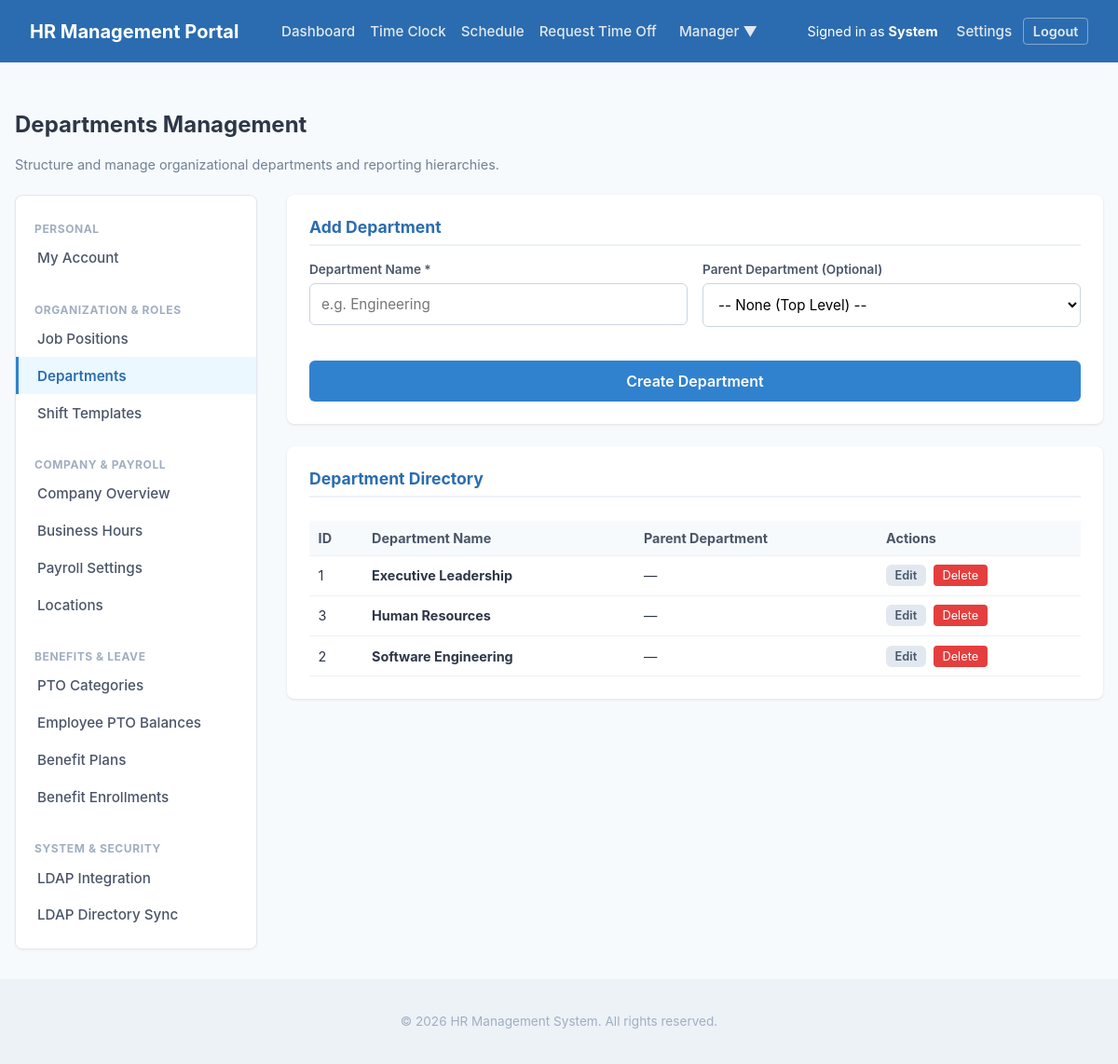
The app's page /public/departments.php (signed in) with its own data.
### tables this page shows
CREATE TABLE `departments` (
  `department_id` int(10) unsigned NOT NULL AUTO_INCREMENT,
  `department_name` varchar(100) NOT NULL,
  `parent_department_id` int(10) unsigned DEFAULT NULL,
  `location_id` int(10) unsigned DEFAULT NULL,
  `created_at` timestamp NOT NULL DEFAULT current_timestamp(),
  `updated_at` timestamp NOT NULL DEFAULT current_timestamp() ON UPDATE current_timestamp(),
  PRIMARY KEY (`department_id`),
  KEY `fk_dept_parent` (`parent_department_id`),
  KEY `fk_dept_location` (`location_id`),
  CONSTRAINT `fk_dept_location` FOREIGN KEY (`location_id`) REFERENCES `locations` (`location_id`) ON DELETE SET NULL,
  CONSTRAINT `fk_dept_parent` FOREIGN KEY (`parent_department_id`) REFERENCES `departments` (`department_id`) ON DELETE SET NULL
);

### public/departments.php (the view, shortened to what this page needs)
<?php
require_once __DIR__ . '/../includes/auth.php';
$editDept = null;
$departments = $pdo->query('
    SELECT d.*, p.department_name AS parent_name
    FROM departments d
    LEFT JOIN departments p ON d.parent_department_id = p.department_id
    ORDER BY d.department_name ASC
')->fetchAll();
require_once __DIR__ . '/../includes/header.php';
?>
<div class="container">
    <div class="directory-header">
        <div>
            <h2>Departments Management</h2>
            <p class="subtitle">Structure and manage organizational departments and reporting hierarchies.</p>
        </div>
    </div>
    <div style="display: flex; gap: 2rem; align-items: flex-start; margin-top: 1rem; width: 100%;">
        <div style="width: 260px; min-width: 260px; flex-shrink: 0;">
            <?php require_once __DIR__ . '/../includes/settings_sidebar.php'; ?>
        </div>
        <div style="flex: 1 1 auto; min-width: 0;">
            <div class="card" style="margin-bottom: 1.5rem;">
                <h3 style="margin-top: 0; color: #2b6cb0;"><?= $editDept ? 'Edit Department' : 'Add Department' ?></h3>
                <form method="POST" action="departments.php">
                    <div class="form-row">
                        <div class="form-group">
                            <label for="department_name">Department Name *</label>
                            <input type="text" id="department_name" name="department_name" required value="<?= htmlspecialchars($editDept['department_name'] ?? '') ?>" placeholder="e.g. Engineering">
                        </div>
                        <div class="form-group">
                            <label for="parent_department_id">Parent Department (Optional)</label>
                            <select id="parent_department_id" name="parent_department_id">
                                <option value="">-- None (Top Level) --</option>
                            </select>
                        </div>
                    </div>
                    <div style="display: flex; gap: 0.5rem; margin-top: 1rem;">
                        <button type="submit" class="btn-submit"><?= $editDept ? 'Save Changes' : 'Create Department' ?></button>
                    </div>
                </form>
            </div>
            <div class="card">
                <h3 style="margin-top: 0; color: #2b6cb0;">Department Directory</h3>
                <div class="table-responsive">
                    <table class="table">
                        <thead>
                            <tr>
                                <th>ID</th>
                                <th>Department Name</th>
                                <th>Parent Department</th>
                                <th>Actions</th>
                            </tr>
                        </thead>
                        <tbody>
                            <?php if (!empty($departments)): ?>
                                <?php foreach ($departments as $dept): ?>
                                    <tr>
                                        <td><?= $dept['department_id'] ?></td>
                                        <td><strong><?= htmlspecialchars($dept['department_name']) ?></strong></td>
                                        <td><?= htmlspecialchars($dept['parent_name'] ?? '—') ?></td>
                                        <td>
                                            <div style="display: flex; gap: 0.5rem; align-items: center;">
                                                <a href="departments.php?edit_id=<?= $dept['department_id'] ?>" class="btn-reset" style="font-size: 0.8rem; padding: 0.25rem 0.6rem; text-decoration: none;">Edit</a>
                                                <form method="POST" action="departments.php" onsubmit="return confirm('Are you sure you want to delete this department?');" style="margin: 0;">
                                                    <button type="submit" style="background: #e53e3e; color: white; border: none; padding: 0.25rem 0.6rem; border-radius: 4px; font-size: 0.8rem; cursor: pointer;">Delete</button>
                                                </form>
                                            </div>
                                        </td>
                                    </tr>
                                <?php endforeach; ?>
                            <?php else: ?>
                                <tr>
                                    <td colspan="4" style="text-align: center; color: #a0aec0;">No departments configured yet.</td>
                                </tr>
                            <?php endif; ?>
                        </tbody>
                    </table>
                </div>
            </div>
        </div>
    </div>
</div>
<?php require_once __DIR__ . '/../includes/footer.php'; ?>

### public/css/style.css (style rules this page uses)
* { box-sizing: border-box; font-family: -apple-system, BlinkMacSystemFont, "Segoe UI", Roboto, sans-serif; }
body { background-color: #f7fafc; margin: 0; padding: 0; color: #2d3748; display: flex; flex-direction: column; min-height: 100vh; }
.container { max-width: 1200px; margin: 2rem auto; padding: 0 1rem; }
.form-row { display: flex; gap: 1rem; }
.form-group { margin-bottom: 1.25rem; flex: 1; }
.form-group label { display: block; margin-bottom: 0.4rem; font-weight: 600; font-size: 0.85rem; color: #4a5568; }
.form-group input { width: 100%; padding: 0.75rem; border: 1px solid #cbd5e0; border-radius: 6px; font-size: 0.95rem; }
.btn-submit { width: 100%; padding: 0.75rem; background: #3182ce; color: white; border: none; border-radius: 6px; font-size: 1rem; font-weight: 600; cursor: pointer; transition: background 0.2s; }
.card { background: white; border-radius: 8px; padding: 1.5rem; box-shadow: 0 1px 3px rgba(0,0,0,0.1); }
.card h3 { margin-top: 0; font-size: 1.1rem; border-bottom: 2px solid #edf2f7; padding-bottom: 0.5rem; color: #2b6cb0; }
.table { width: 100%; border-collapse: collapse; margin-top: 0.5rem; font-size: 0.9rem; }
.table th, .table td { padding: 0.6rem; text-align: left; border-bottom: 1px solid #edf2f7; }
.table th { background-color: #f7fafc; color: #4a5568; }
.directory-header { display: flex; justify-content: space-between; align-items: flex-start; margin-bottom: 1.5rem; }
.directory-header .subtitle { color: #718096; margin: 0.25rem 0 0 0; font-size: 0.9rem; }
.btn-reset { padding: 0.75rem 1rem; background: #e2e8f0; color: #4a5568; text-decoration: none; border-radius: 6px; font-size: 0.9rem; font-weight: 600; text-align: center; }
.table-responsive { overflow-x: auto; }
.card form select { width: 100%; padding: 0.75rem; border: 1px solid #cbd5e0; border-radius: 6px; font-size: 0.95rem; background: white; }

### records on screen
departments: department_id "1", department_name "Executive Leadership", parent_name "—"
departments: department_id "3", department_name "Human Resources", parent_name "—"
departments: department_id "2", department_name "Software Engineering", parent_name "—"

### other values on screen
$_SESSION['first_name'] "System"
